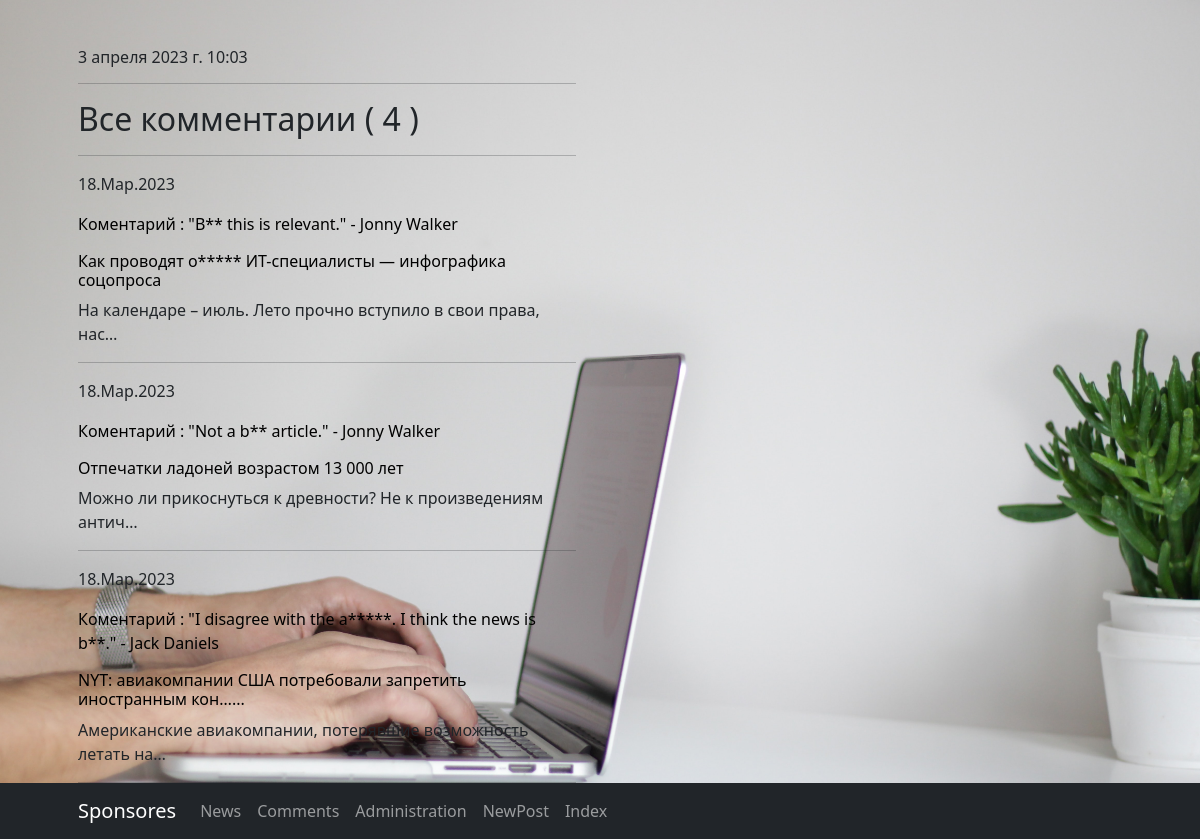
Before: /news/comments/ with the older database file.
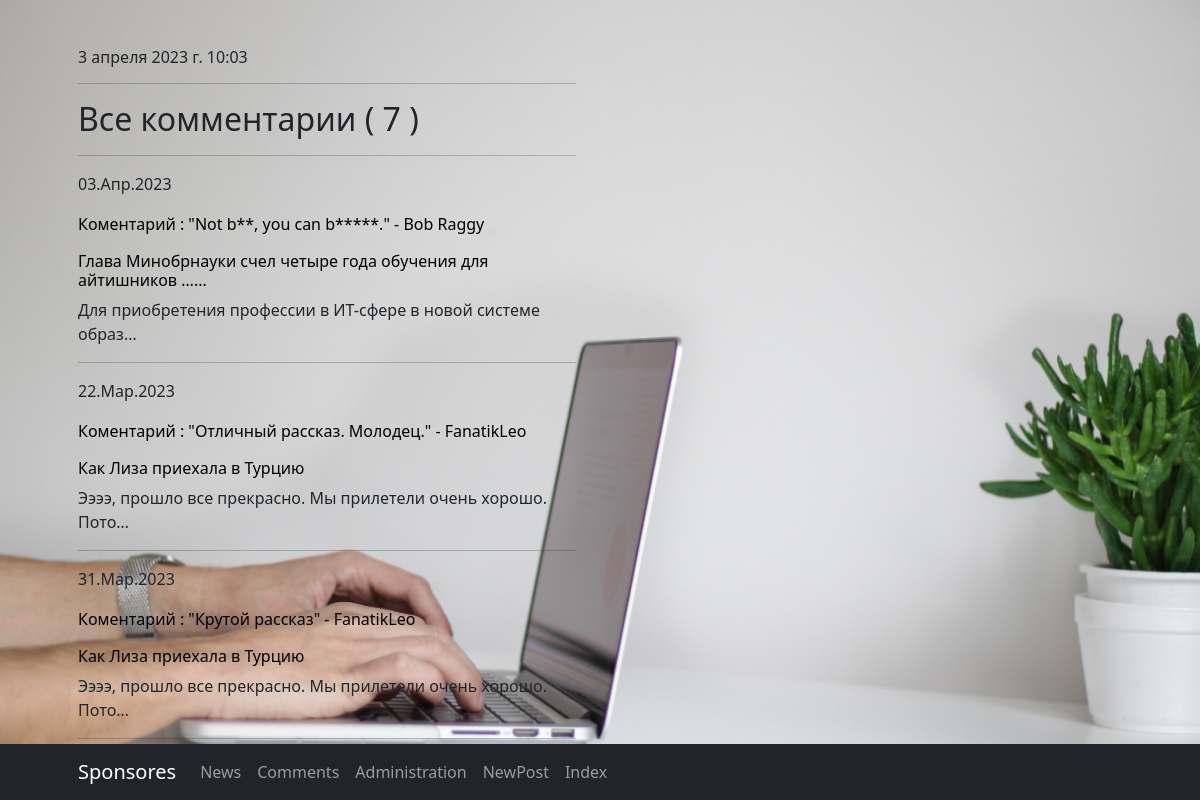
After: the same page with the newer database file.
### News/models.py (models this page shows, shortened)
class Comment(models.Model):
    comment_post = models.ForeignKey(Post, on_delete=models.CASCADE,verbose_name='Пост коментария')
    comment_user = models.ForeignKey(User, on_delete=models.CASCADE,verbose_name='Автор коментария')
    comment_text = models.TextField(verbose_name='Текст коментария')
    comment_time_in = models.DateTimeField(auto_now_add=True)
    comment_rating = models.FloatField(default=0,verbose_name='Ретинг')
    def get_absolute_url(self):
        return reverse('show_comment', kwargs={'comment_text': self.comment_text})
    class Meta:
        verbose_name = 'Коментарий'
        verbose_name_plural = 'Коментарии'
        ordering = ['comment_time_in']

class Post(models.Model):
    NEWS = 'NE'
    ARTICLE = 'AR'
    POSTTYPES = [
        (NEWS, 'Новость'),
        (ARTICLE, 'Статья'),
    ]
    post_author = models.ForeignKey(Author, on_delete=models.CASCADE, verbose_name='Автор')
    post_type = models.CharField(max_length=2, choices=POSTTYPES, default=NEWS, verbose_name='Тип поста')
    post_time_in = models.DateTimeField(auto_now_add=True, verbose_name='Дата публикации')
    post_category = models.ManyToManyField(Category, through='PostCategory', verbose_name='Категория поста')
    post_title = models.CharField(max_length=255, verbose_name='Заголовок')
    post_text = models.TextField(verbose_name='Текст')
    post_rating = models.FloatField(default=0, verbose_name='Рейтинг')
    class Meta:
        verbose_name = 'Пост'
        verbose_name_plural = 'Посты'
        ordering = ['-post_time_in']

### News/views.py (the view)
# urls.py: path('comments/', CommentList.as_view()),
class CommentList(ListView):
    queryset = Comment.objects.all()
    ordering = 'comment_post'
    template_name = 'comments.html'
    context_object_name = 'comment'
    paginate_by = 3
    def get_context_data(self, **kwargs):
        context = super().get_context_data(**kwargs)
        context['time_now'] = datetime.now()
        return context

### News/templatetags/custom_filters.py (called while the page is built)
@register.filter()
def censor(text):
    bad_words = ['bad', 'author', 'better', 'but', 'отпуск', 'Росси']
    if type(text) == str:
        for i in bad_words:
            text = text.replace(i[1:], '*' * len(i[1:]))
    return text

### News/templates/comments.html (shortened to what this page needs)
{% extends 'flatpages/default.html' %}
{% load custom_filters %}
{% block content %}
<h6>{{ time_now }}</h6>
   <hr>
<h2>Все комментарии ( {{ page_obj.paginator.count }} )</h2>
   <hr>
   {% if comment %}
        {% for comment in comment %}
            <p>{{ comment.comment_time_in|date:'d.M.Y'}}</p>
            <a class="mylink" href="{{ comment.get_absolute_url }}">
                <p>Коментарий : "{{ comment.comment_text|censor }}" - {{ comment.comment_user.username }}</p>
            </a>
            {% if comment.comment_post.post_title|length > 60 %}
                <a class="mylink" href="/news/{{ comment.comment_post.id }}">
                    <h6>{{ comment.comment_post.post_title|truncatechars:60|censor }}...</h6>
                </a>
            {% else %}
                <a class="mylink" href="/news/{{ comment.comment_post.id }}">
                    <h6>{{ comment.comment_post.post_title|censor }}</h6>
                </a>
            {% endif %}
            {{ comment.comment_post.post_text|truncatechars:60|censor }}
            <hr>
        {% endfor %}
    {% else %}
       <h2>Коментариев нет!</h2>
    {% endif %}
   {% if page_obj.has_next %}
       <a href="?page={{ page_obj.next_page_number }}">{{ page_obj.next_page_number }}</a>
       {% if paginator.num_pages != page_obj.next_page_number %}
           <a href="?page={{ page_obj.paginator.num_pages }}">{{ page_obj.paginator.num_pages }}</a>
       {% endif %}
   {% endif %}
{% endblock content %}

Changed rows visible on the page:
no longer on this page (row unchanged): Comment: comment_time_in "18.Мар.2023", comment_text|censor "B** this is relevant.", comment_user.username "Jonny Walker", comment_post.post_title|censor "Как проводят о***** ИТ-специалисты — инфографика соцопроса", comment_post.post_text|censor "На календаре – июль. Лето прочно вступило в свои права, нас…"
no longer on this page (row unchanged): Comment: comment_time_in "18.Мар.2023", comment_text|censor "Not a b** article.", comment_user.username "Jonny Walker", comment_post.post_title|censor "Отпечатки ладоней возрастом 13 000 лет", comment_post.post_text|censor "Можно ли прикоснуться к древности? Не к произведениям антич…"
no longer on this page (row unchanged): Comment: comment_time_in "18.Мар.2023", comment_text|censor "I disagree with the a*****. I think the news is b**.", comment_user.username "Jack Daniels", comment_post.post_title|censor "NYT: авиакомпании США потребовали запретить иностранным кон…", comment_post.post_text|censor "Американские авиакомпании, потерявшие возможность летать на…"
added Comment: comment_time_in "03.Апр.2023", comment_text|censor "Not b**, you can b*****.", comment_user.username "Bob Raggy", comment_post.post_title|censor "Глава Минобрнауки счел четыре года обучения для айтишников …", comment_post.post_text|censor "Для приобретения профессии в ИТ-сфере в новой системе образ…"
added Comment: comment_time_in "22.Мар.2023", comment_text|censor "Отличный рассказ. Молодец.", comment_user.username "FanatikLeo", comment_post.post_title|censor "Как Лиза приехала в Турцию", comment_post.post_text|censor "Ээээ, прошло все прекрасно. Мы прилетели очень хорошо. Пото…"
added Comment: comment_time_in "31.Мар.2023", comment_text|censor "Крутой рассказ", comment_user.username "FanatikLeo", comment_post.post_title|censor "Как Лиза приехала в Турцию", comment_post.post_text|censor "Ээээ, прошло все прекрасно. Мы прилетели очень хорошо. Пото…"
Other visible differences:
{{ page_obj.paginator.count }}: "4" → "7"
